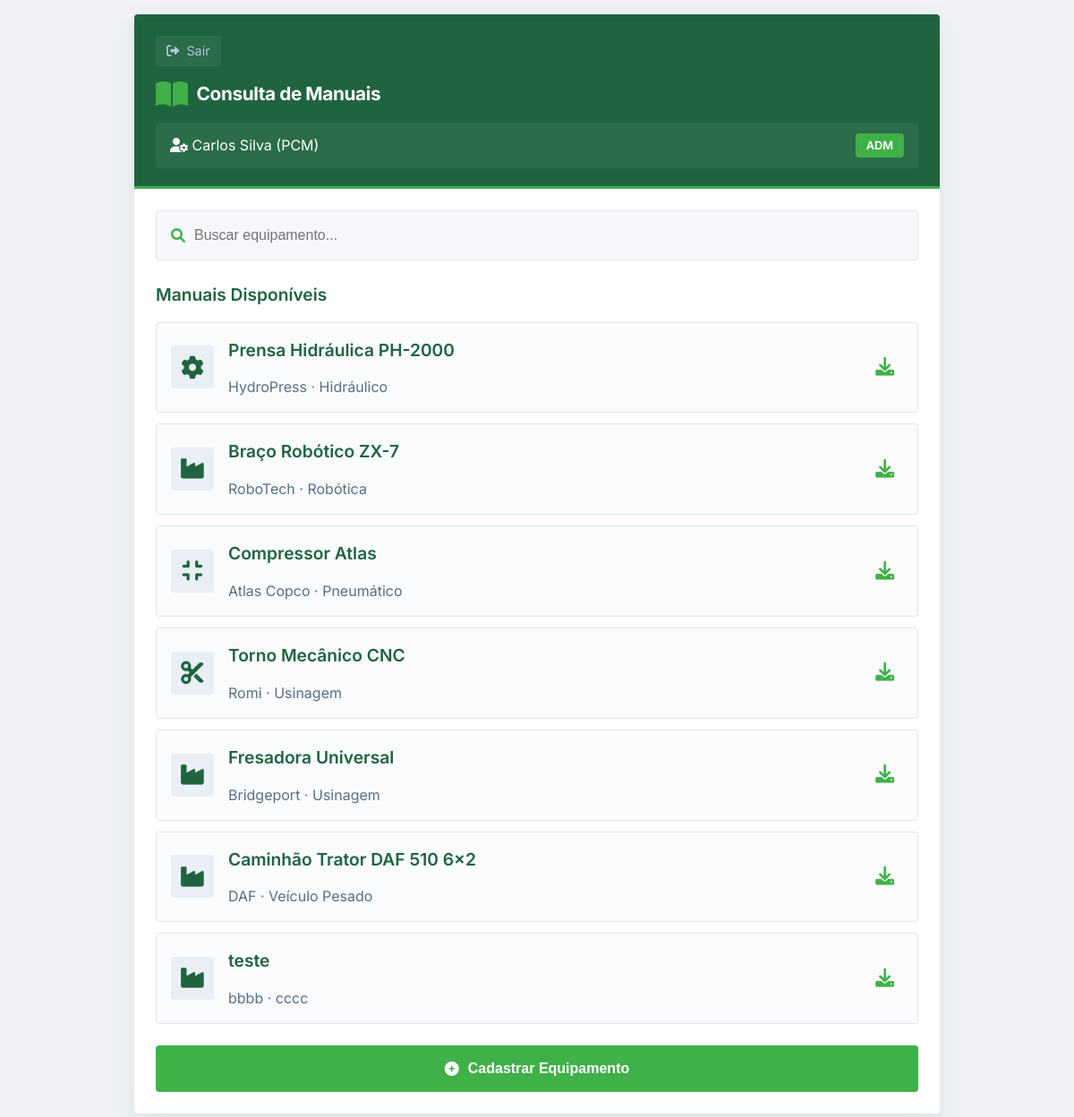
/modulo/leitura (signed in), run on an earlier commit of the app's database.
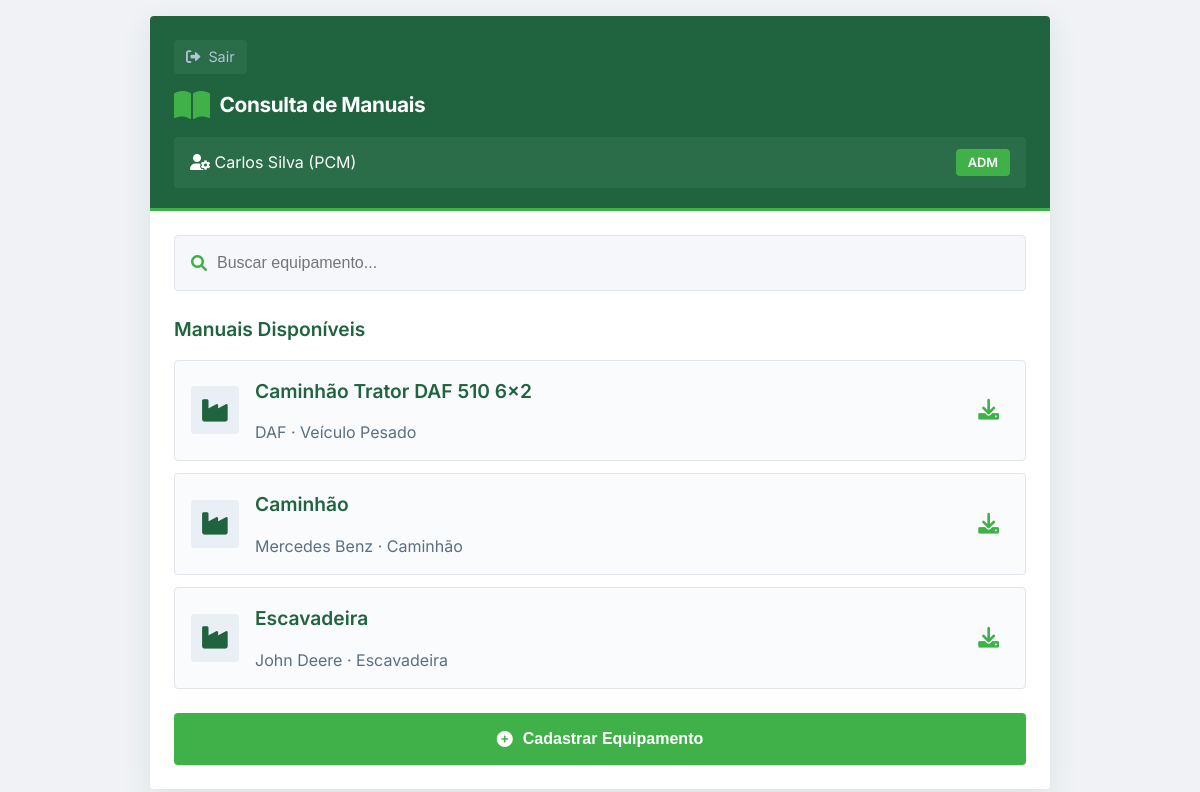
And on a later commit of the database.
### app.py (models this page shows, shortened)
class Usuario(db.Model):
    __tablename__ = 'usuarios'
    id = db.Column(db.Integer, primary_key=True)
    nome = db.Column(db.String(100), nullable=False)
    login = db.Column(db.String(50), unique=True, nullable=False)
    senha = db.Column(db.String(100), nullable=False)
    perfil = db.Column(db.String(20), nullable=False)  # 'manutentor', 'pcm', 'operador'
    modulo_acesso = db.Column(db.String(50))  # 'leitura', 'checklist', 'corretivas', 'todos'

class Equipamento(db.Model):
    __tablename__ = 'equipamentos'
    id = db.Column(db.Integer, primary_key=True)
    nome = db.Column(db.String(100), nullable=False)
    modelo = db.Column(db.String(50))
    fabricante = db.Column(db.String(100))
    tipo = db.Column(db.String(50))
    manual_pdf = db.Column(db.String(200))
    data_cadastro = db.Column(db.DateTime, default=datetime.utcnow)

### app.py (the view)
@app.route('/modulo/leitura')
@login_required
@modulo_required('leitura')
def modulo_leitura():
    equipamentos = Equipamento.query.all()
    usuario = Usuario.query.get(session['usuario_id'])
    return render_template('modulo_leitura.html',
                         equipamentos=equipamentos,
                         usuario=usuario)

### app.py (called while the page is built)
def login_required(f):
    @wraps(f)
    def decorated_function(*args, **kwargs):
        if 'usuario_id' not in session:
            return redirect(url_for('index'))
        return f(*args, **kwargs)
    return decorated_function

def modulo_required(modulo):
    def decorator(f):
        @wraps(f)
        def decorated_function(*args, **kwargs):
            if 'usuario_id' not in session:
                return redirect(url_for('index'))
            usuario = Usuario.query.get(session['usuario_id'])
            if usuario.modulo_acesso != 'todos' and usuario.modulo_acesso != modulo:
                return redirect(url_for('index'))
            return f(*args, **kwargs)
        return decorated_function
    return decorator

### templates/modulo_leitura.html (shortened to what this page needs)
<!DOCTYPE html>
<html lang="pt-BR">
<head>
    <link rel="stylesheet" href="https://cdnjs.cloudflare.com/ajax/libs/font-awesome/6.0.0-beta3/css/all.min.css">
    <link rel="stylesheet" href="{{ url_for('static', filename='css/modulo_leitura.css') }}">
</head>
<body>
<div class="app-container">
    <div class="screen">
        <div class="header-aguia">
            <div class="back-button" onclick="window.location.href='/'">
                <i class="fas fa-sign-out-alt"></i> Sair
            </div>
            <div class="header-logo" style="font-size:1.3rem;">
                <i class="fas fa-book-open"></i> Consulta de Manuais
            </div>
            <div class="user-info">
                <span><i class="fas fa-user-cog"></i> {{ usuario.nome }} ({{ usuario.perfil|upper }})</span>
                <span class="badge">{% if usuario.perfil == 'pcm' %}ADM{% else %}USER{% endif %}</span>
            </div>
        </div>
        <div class="content-padded">
            <div class="search-box">
                <i class="fas fa-search"></i>
                <input type="text" placeholder="Buscar equipamento..." id="searchInput" onkeyup="filtrarEquipamentos()">
            </div>
            <h3>Manuais Disponíveis</h3>
            <div class="card-list" id="equipamentosList">
                {% for equipamento in equipamentos %}
                <div class="card-item equipamento-item" data-nome="{{ equipamento.nome|lower }} {{ equipamento.modelo|lower }} {{ equipamento.fabricante|lower }}">
                    <div class="card-icon">
                        {% if 'prensa' in equipamento.nome|lower %}
                        <i class="fas fa-cog"></i>
                        {% elif 'robô' in equipamento.nome|lower or 'robot' in equipamento.nome|lower %}
                        <i class="fas fa-robot"></i>
                        {% elif 'compressor' in equipamento.nome|lower %}
                        <i class="fas fa-compress"></i>
                        {% elif 'torno' in equipamento.nome|lower %}
                        <i class="fas fa-cut"></i>
                        {% else %}
                        <i class="fas fa-industry"></i>
                        {% endif %}
                    </div>
                    <div>
                        <h3>{{ equipamento.nome }}</h3>
                        <p style="color:#5a6f84;">{{ equipamento.fabricante }} · {{ equipamento.tipo }}</p>
                    </div>
                    <i class="fas fa-download download-btn" onclick="baixarManual({{ equipamento.id }})" title="Baixar manual"></i>
                </div>
                {% endfor %}
            </div>
            {% if usuario.perfil == 'pcm' %}
            <button class="btn btn-dourado" style="margin-top:24px;" onclick="abrirModalCadastro()">
                <i class="fas fa-plus-circle"></i> Cadastrar Equipamento
            </button>
            {% endif %}
        </div>
    </div>
</div>
</body>
</html>

### static/css/modulo_leitura.css (style rules this page uses)
* { margin: 0; padding: 0; box-sizing: border-box; }
body { font-family: 'Inter', sans-serif; background: #f0f2f5; color: #1a2a3a; line-height: 1.5; min-height: 100vh; padding: 16px; }
.app-container { max-width: 900px; width: 100%; margin: 0 auto; }
.screen { background: white; border-radius: 4px; box-shadow: 0 10px 30px rgba(32, 100, 63, 0.1); overflow: hidden; }
.header-aguia { background: #20643f; color: white; padding: 24px 24px 20px 24px; border-bottom: 3px solid #40b049; }
.header-logo { display: flex; align-items: center; gap: 10px; font-weight: 700; font-size: 1.5rem; letter-spacing: -0.02em; margin-bottom: 4px; }
.header-logo i { font-size: 2rem; color: #40b049; }
.back-button { display: inline-flex; align-items: center; gap: 8px; color: #b0c4de; font-size: 0.9rem; margin-bottom: 15px; cursor: pointer; padding: 6px 12px; background: rgba(255,255,255,0.05); border-radius: 4px; width: fit-content; transition: 0.2s; }
.user-info { background: rgba(255,255,255,0.05); padding: 12px 16px; border-radius: 4px; margin-top: 16px; display: flex; align-items: center; justify-content: space-between; }
.badge { background: #40b049; color: white; padding: 4px 12px; border-radius: 4px; font-weight: 600; font-size: 0.8rem; }
.content-padded { padding: 24px; }
h3 { font-size: 1.2rem; font-weight: 600; color: #20643f; margin-bottom: 15px; }
.search-box { background: #f5f7fa; border-radius: 4px; padding: 4px 16px; display: flex; align-items: center; margin-bottom: 24px; border: 1px solid #e0e5ec; }
.search-box i { color: #40b049; }
.search-box input { border: none; background: transparent; padding: 14px 10px; width: 100%; font-size: 1rem; }
.card-list { display: flex; flex-direction: column; gap: 12px; margin-top: 16px; }
.card-item { background: #f9fbfd; border: 1px solid #e0e5ec; border-radius: 4px; padding: 16px; display: flex; align-items: center; gap: 16px; }
.card-icon { width: 48px; height: 48px; background: #e9eff5; border-radius: 4px; display: flex; align-items: center; justify-content: center; color: #20643f; font-size: 1.6rem; }
.btn { background: #20643f; border: none; color: white; padding: 16px 24px; border-radius: 4px; font-weight: 600; font-size: 1rem; width: 100%; text-align: center; display: inline-flex; align-items: center; justify-content: center; gap: 10px; cursor: pointer; transition: 0.15s; border: 1px solid transparent; }
.btn-dourado { background: #40b049; color: white; font-weight: 700; }
.download-btn { margin-left: auto; color: #40b049; font-size: 1.3rem; cursor: pointer; padding: 10px; }

What changed in the data, as far as the page shows it:
removed Equipamento: nome "Prensa Hidráulica PH-2000", fabricante "HydroPress", tipo "Hidráulico"
removed Equipamento: nome "Braço Robótico ZX-7", fabricante "RoboTech", tipo "Robótica"
removed Equipamento: nome "Compressor Atlas", fabricante "Atlas Copco", tipo "Pneumático"
removed Equipamento: nome "Torno Mecânico CNC", fabricante "Romi", tipo "Usinagem"
removed Equipamento: nome "Fresadora Universal", fabricante "Bridgeport", tipo "Usinagem"
removed Equipamento: nome "teste", fabricante "bbbb", tipo "cccc"
added Equipamento: nome "Caminhão", fabricante "Mercedes Benz", tipo "Caminhão"
added Equipamento: nome "Escavadeira", fabricante "John Deere", tipo "Escavadeira"
